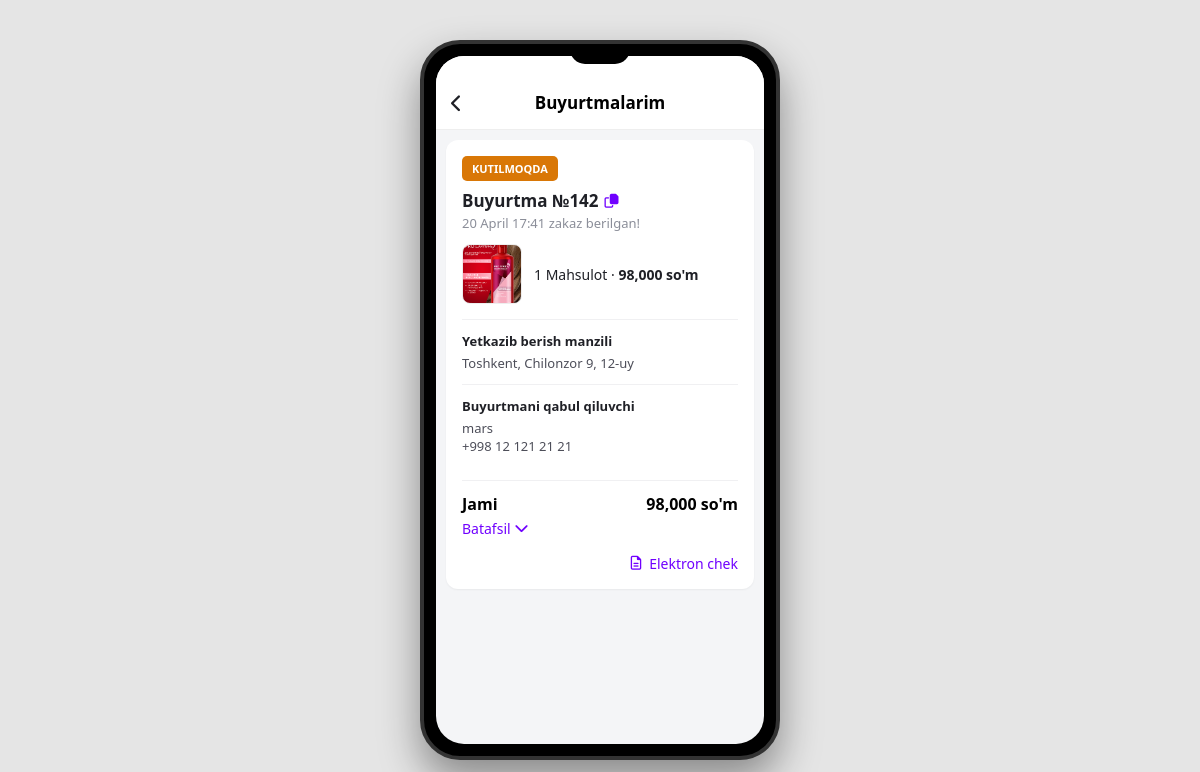
The page /order_html/ (signed in) on the database its author committed.
### app/models.py (models this page shows, shortened)
class BaseCreatedModel(models.Model):
    created_at = models.DateTimeField(auto_now_add=True)
    updated_at = models.DateTimeField(auto_now=True)
    class Meta:
        abstract = True

class Order(BaseCreatedModel):
    class OrderStatusChoice(models.TextChoices):
        PENDING = 'Kutilmoqda', 'Kutilmoqda'          # Buyurtma tushdi, lekin hali ko'rilmadi
        CONFIRMED = 'Tasdiqlandi', 'Tasdiqlandi'     # Admin buyurtmani ko'rib, tasdiqladi
        PROCESSING = 'Tayyorlanmoqda', 'Tayyorlanmoqda' # Omborxonada qadoqlanmoqda
        SHIPPED = 'Yo‘lga chiqdi', 'Yo‘lga chiqdi'       # Kuryerga berildi yoki pochta yo'lida
        DELIVERED = 'Yetkazildi', 'Yetkazildi'      # Mijoz mahsulotni qabul qilib oldi
        CANCELLED = 'Bekor qilindi', 'Bekor qilindi'   # Mijoz yoki admin tomonidan bekor qilindi
        RETURNED = 'Qaytarildi', 'Qaytarildi'
    class PaymentMethodChoice(models.TextChoices):
        CASH = 'cash', 'Naqd pul'
        CARD = 'card', 'Plastik karta (Terminal)'
        CLICK = 'click', 'Click'
        PAYME = 'payme', 'Payme'
        UZUM = 'uzum', 'Uzum Bank'
    user = models.ForeignKey(Users, on_delete=models.CASCADE, related_name='orders')
    phone = models.CharField(max_length=20, blank=True, null=True)
    address = models.TextField(verbose_name="Zakar borishi kk bo'lgan manzil", blank=True, null=True)
    description = models.CharField(max_length=500, blank=True, null=True)
    is_status = models.CharField(
        max_length=30,
        choices=OrderStatusChoice.choices,
        default=OrderStatusChoice.PENDING
    )
    payment_method = models.CharField(
        max_length=20,
        choices=PaymentMethodChoice.choices,
        default=PaymentMethodChoice.CASH,
        verbose_name="To'lov usuli"
    )
    @property
    def total_order_price(self):
        return sum(item.item_total_price for item in self.items.all())

class OrderItem(BaseCreatedModel):
    order = models.ForeignKey(Order, on_delete=models.CASCADE, related_name='items')
    product = models.ForeignKey(UzumProduct, on_delete=models.SET_NULL, related_name="order_items", null=True)
    price = models.BigIntegerField(help_text="Sotib olingan vaqtdagi narxi", editable=False)
    count = models.IntegerField(validators=[MinValueValidator(1)])
    @property
    def item_total_price(self):
        return self.price * self.count

class UzumProduct(BaseCreatedModel):
    name = models.CharField(max_length=100)
    slug = models.SlugField( max_length=300, unique=True, blank=True, editable=False)
    price = models.PositiveIntegerField()
    aksi_narx = models.PositiveSmallIntegerField( validators=[MinValueValidator(0), MaxValueValidator(100)], default=0)
    about = models.TextField()
    count = models.PositiveIntegerField(default=2)
    is_active = models.BooleanField(default=True)
    info = models.JSONField(default=default_uzum_info, blank=True)
    category = models.ForeignKey(
        Kategoriy,
        on_delete=models.CASCADE,
        related_name='products'
    )

class UzumProductImage(BaseCreatedModel):
    image = models.ImageField(upload_to='maxsulot_rasm/')
    product = models.ForeignKey(UzumProduct, on_delete=models.CASCADE, related_name='images')

class Users(AbstractUser):
    class UserTypes(models.TextChoices):
        Admin = 'Admin', 'Admin'
        CLENT = 'Clent', 'Mijoz'
    avatar = models.ImageField(upload_to='avatar/', blank=True, null=True)
    user_type = models.CharField(max_length=500, choices=UserTypes.choices, default=UserTypes.CLENT)
    phone = models.CharField(max_length=50, blank=True, null=True)

### app/views.py (the view)
# urls.py: path('order_html/', order_html, name='order_html'),
@login_required(login_url='login_viuw')
def order_html(request):
    return render(request, 'products/order_list.html')

### app/context_processors.py (called while the page is built)
def cart_item_count(request):
    count = 0
    if request.user.is_authenticated:
        count = ShopingModel.objects.filter(user=request.user).count()
    return {'cart_item_count': count}

### templates/products/order_list.html (shortened to what this page needs)
{% load humanize %}
<!DOCTYPE html>
<html lang="uz">
<head>
  <link rel="stylesheet" href="https://cdnjs.cloudflare.com/ajax/libs/font-awesome/6.4.0/css/all.min.css" />
</head>
<body>
  <div class="phone">
    <div class="notch"></div>
    <div class="screen">
      <div class="top-header">
        <a href="/" class="back-btn"><i class="fa-solid fa-chevron-left"></i></a>
        <h1>Buyurtmalarim</h1>
      </div>
      <div class="content">
        {% for i in request.user.orders.all %}
        <div class="order-card">
          <div class="status-badge
              {% if i.is_status == 'Kutilmoqda' %}status-pending
              {% elif i.is_status == 'Tasdiqlandi' %}status-confirmed
              {% elif i.is_status == 'Tayyorlanmoqda' %}status-processing
              {% elif i.is_status == 'Yo‘lga chiqdi' %}status-shipped
              {% elif i.is_status == 'Yetkazildi' %}status-delivered
              {% elif i.is_status == 'Bekor qilindi' %}status-cancelled
              {% elif i.is_status == 'Qaytarildi' %}status-returned
              {% endif %}">
              {{ i.is_status }}
          </div>
          <div class="order-id-row">
            <b>Buyurtma №{{ i.id }}</b>
            <i class="fa-regular fa-copy copy-icon"></i>
          </div>
          <div class="order-date">{{ i.created_at|date:"d F H:i" }} zakaz berilgan!</div>
          <div class="product-box">
            {% for item in i.items.all|slice:":3" %}
            <div class="product-img">
                {% if item.product.images.first %}
                    <img src="{{ item.product.images.first.image.url }}" alt="{{ item.product.name }}">
                {% else %}
                    <i class="fa-solid fa-box" style="font-size: 20px; color: #ccc;"></i>
                {% endif %}
            </div>
            {% endfor %}
            <div style="font-size: 14px; color: #1f2026; margin-left: 4px;">
                {{ i.items.count }} Mahsulot · <b>{{ i.total_order_price|intcomma }} so'm</b>
            </div>
          </div>
          <div class="data-section">
            <div class="data-item">
              <div class="data-label">Yetkazib berish manzili</div>
              <div class="data-value">{{ i.address }}</div>
            </div>
            <div class="data-item">
              <div class="data-label">Buyurtmani qabul qiluvchi</div>
              <div class="data-value">{{ request.user.username }} <br> {{ i.phone }}</div>
            </div>
          </div>
          <div class="summary-box">
            <div class="jami-row">
              <b>Jami</b>
              <b>{{ i.total_order_price|intcomma }} so'm</b>
            </div>
            <div class="details-btn" onclick="toggleDetails('det{{ i.id }}', this)">
              <span>Batafsil</span> <i class="fa-solid fa-chevron-down"></i>
            </div>
          </div>
          <a href="#" class="e-check"><i class="fa-regular fa-file-lines"></i> Elektron chek</a>
        </div>
        {% endfor %}
      </div>
    </div>
  </div>
</body>
</html>

### templates/products/order_list.html (style rules this page uses)
* { margin: 0; padding: 0; box-sizing: border-box; font-family: 'Segoe UI', Tahoma, sans-serif; }
body { background: #e5e5e5; display: flex; justify-content: center; align-items: center; min-height: 100vh; }
.phone { width: 360px; height: 720px; background: #000; border-radius: 40px; padding: 12px; position: relative; border: 4px solid #333; box-shadow: 0 20px 40px rgba(0,0,0,0.4); }
.screen { width: 100%; height: 100%; background: #f4f5f7; border-radius: 28px; overflow-y: auto; position: relative; display: flex; flex-direction: column; scrollbar-width: none; }
.notch { width: 60px; height: 20px; background: #000; position: absolute; top: 0; left: 50%; transform: translateX(-50%); border-bottom-left-radius: 15px; border-bottom-right-radius: 15px; z-index: 110; }
.top-header { background: #fff; padding: 35px 15px 15px; display: flex; align-items: center; position: sticky; top: 0; z-index: 100; border-bottom: 1px solid #eee; }
.back-btn { color: #1f2026; font-size: 18px; text-decoration: none; position: absolute; left: 15px; display: flex; align-items: center; }
.top-header h1 { font-size: 17px; font-weight: 600; width: 100%; text-align: center; }
.order-card { background: #fff; margin: 10px 10px 15px 10px; border-radius: 12px; padding: 16px; box-shadow: 0 1px 2px rgba(0,0,0,0.05); }
.status-badge { background: #ebedf0; color: #4d4e59; padding: 4px 8px; border-radius: 4px; font-size: 11px; font-weight: 700; display: inline-block; margin-bottom: 8px; text-transform: uppercase; }
.order-id-row { display: flex; align-items: center; gap: 6px; margin-bottom: 2px; }
.order-id-row b { font-size: 17px; color: #1f2026; }
.copy-icon { color: #7000ff; font-size: 14px; cursor: pointer; }
.order-date { font-size: 13px; color: #8b8e99; margin-bottom: 12px; }
.product-box { display: flex; gap: 8px; align-items: center; margin-bottom: 15px; flex-wrap: wrap; }
.product-img { width: 60px; height: 60px; border-radius: 8px; background: #f5f5f5; display: flex; align-items: center; justify-content: center; overflow: hidden; flex-shrink: 0; border: 1px solid #eee; }
.product-img img { width: 100%; height: 100%; object-fit: cover; }
.data-section { border-top: 1px solid #f0f0f2; padding-top: 12px; margin-top: 5px; }
.data-item { margin-bottom: 12px; padding-bottom: 12px; border-bottom: 1px solid #f0f0f2; }
.data-item:last-child { border-bottom: none; }
.data-label { font-size: 13px; font-weight: 600; color: #1f2026; margin-bottom: 4px; }
.data-value { font-size: 13px; color: #4d4e59; line-height: 1.4; }
.summary-box { border-top: 1px solid #f0f0f2; padding-top: 12px; margin-top: 5px; }
.jami-row { display: flex; justify-content: space-between; align-items: center; }
.jami-row b { font-size: 16px; }
.details-btn { color: #7000ff; font-size: 14px; font-weight: 500; cursor: pointer; display: inline-flex; align-items: center; gap: 4px; margin-top: 4px; }
.e-check { display: flex; align-items: center; justify-content: flex-end; gap: 8px; color: #7000ff; font-size: 14px; text-decoration: none; margin-top: 15px; }
.status-badge { padding: 5px 10px; border-radius: 5px; font-weight: bold; color: white; }
.status-pending { background-color: #d97706; }

### rows shown on the page
Order: is_status "KUTILMOQDA", id "142", created_at "20 April 17:41", items.count "1", total_order_price "98,000", address "Toshkent, Chilonzor 9, 12-uy", phone "+998 12 121 21 21"
OrderItem: product.images.first.image (picture)
Users: user.username "mars"
